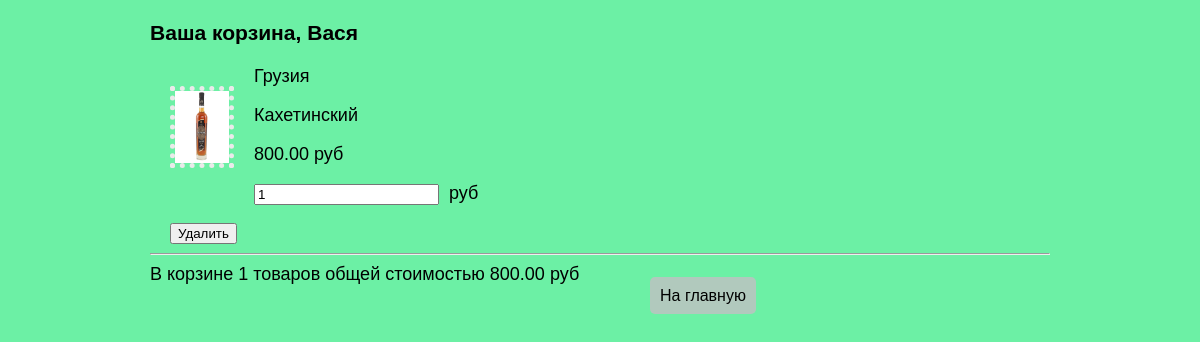
The app's page /basket/ (signed in) with its own data.
### authapp/models.py (models this page shows)
class ShopUser(AbstractUser):
    avatar = models.ImageField(upload_to='users_avatars', blank=True)
    age = models.PositiveIntegerField(verbose_name='возраст')
    is_active = models.BooleanField(verbose_name='действительный', default=True)

### basket/models.py (models this page shows, shortened)
class Basket(models.Model):
    user = models.ForeignKey(settings.AUTH_USER_MODEL, on_delete=models.CASCADE, related_name="basket")
    product = models.ForeignKey(Product, on_delete=models.CASCADE)
    quantity = models.PositiveIntegerField(verbose_name='количество', default=0)
    add_datetime = models.DateTimeField(verbose_name='время добавления', auto_now_add=True)
    def _get_product_cost(self):
        return self.product.cost * self.quantity
    product_cost = property(_get_product_cost)
    def _get_total_quantity(self):
        _items = Basket.objects.filter(user=self.user)
        _totalquantity = sum(list(map(lambda x: x.quantity, _items)))
        return _totalquantity
    total_quantity = property(_get_total_quantity)
    def _get_total_cost(self):
        _items = Basket.objects.filter(user=self.user)
        _totalcost = sum(list(map(lambda x: x.product_cost, _items)))
        return _totalcost
    total_cost = property(_get_total_cost)

### mainapp/models.py (models this page shows, shortened)
class Product(models.Model):
    country = models.ForeignKey(Country, on_delete=models.CASCADE, verbose_name='страна изготовления')
    caption = models.CharField(verbose_name='название продукта', max_length=128, unique=True)
    quality = models.TextField(verbose_name='признаки продукта', blank=True)
    preference = models.TextField(verbose_name='применение продукта', blank=True)
    image_src = models.ImageField(upload_to='products_images', blank=True)
    producer = models.CharField(verbose_name='организация - изготовитель продукта', max_length=60, blank=True)
    brand = models.CharField(verbose_name='фирменный знак продукта', max_length=60, blank=True)
    alco = models.CharField(verbose_name='крепкость продукта', max_length=60, blank=True)
    vol = models.CharField(verbose_name='объем продукта', max_length=5, blank=True)
    class_c = models.CharField(verbose_name='класс продукта', max_length=10, blank=True)
    age = models.IntegerField(verbose_name='возраст продукта', null=True)
    cost = models.DecimalField(verbose_name='цена продукта', max_digits=8, decimal_places=2, default=0)
    quantity = models.PositiveIntegerField(verbose_name='количество на складе', default=0)
    comment = models.TextField(verbose_name='описание продукта', blank=True)
    is_active = models.BooleanField(verbose_name='действительный', default=True)

class Country(models.Model):
    name = models.CharField(verbose_name='страна изготовления', max_length=64, unique=True)
    is_active = models.BooleanField(verbose_name='действительная', default=True)
    def __str__(self):
        return self.name

### basket/views.py (the view)
# urls.py: url(r'^add/(?P<pk>\d+)/$', basket.basket_add, name='add'),
@login_required
def basket(request):
    print(request.user)
    basket_items = Basket.objects.filter(user=request.user).order_by('product__country')
    content = {'basket_items': basket_items}
    return render(request, 'basket/basket.html', content)

### basket/templates/basket/basket.html
{% extends 'basket/base.html' %}
{% load staticfiles %}
{% block content %}
<div class="basket_list">
    {% include 'basket/includes/inc_basket_list.html' %}
</div>
<a class="btn_main" href="{% url 'main' %}"> На главную</a>
{% endblock %}

### basket/templates/basket/base.html (shortened to what this page needs)
<!DOCTYPE html>
{% load staticfiles %}
<html>
<head>
    <link href="{% static 'css/style.css'%}" rel="stylesheet">
</head>
<body>
<div class="basket_container">
    <h3>
        Ваша корзина, {% if user.first_name %}{{ user.first_name|title}}{% else %}Пользователь{% endif %}
    </h3>
    {% block content %}
    {% endblock %}
</div>
</body>
</html>

### basket/templates/basket/includes/inc_basket_list.html (shortened to what this page needs)
{% for item in basket_items %}
<div class="basket_record">
    <p class="small_img">
        <img alt="{{ item.product.caption }}" class="img_g" src="/media/{{ item.product.image_src }}">
    <p>
        {{ item.product.country }}
    <p>
        {{ item.product.caption }}
    <p/>
    {{ item.product.cost }}&nbspруб
    <p>
        <input min="0" name="{{ item.pk }}" type="number" value="{{ item.quantity }}">
        {{ item.cost }}&nbspруб
    </p>
    <button class="btn_good" name="{{ item.pk }}" type="submit">
        <a class="" href="{% url 'basket:delete' item.pk %}">Удалить </a>
    </button>
    <hr>
</div>
{% endfor %}
{% if basket_items %}
<div class="basket_summary">
    В корзине {{ basket_items.0.total_quantity }} товаров общей стоимостью
    {{ basket_items.0.total_cost }} руб
</div>
{% endif %}

### static/css/style.css (style rules this page uses)
body { background-color: #6cf0a5; font: 18px Arial, serif; }
.img_g { width: 54px; height: 72px; border: 5px dotted #eaeaea; display: block; float: left; margin: 20px; }
.btn_good { display: block; clear: both; margin-left: 20px; }
.btn_good a { text-decoration: none; color: black; }
.btn_main { font: 16px Arial, serif; text-decoration: none; margin-left: 500px; background: #B1C9BD; color: black; padding: 10px; border-radius: 5px; }
.basket_container { margin: 10px 100px; }
.myadmin_container,.basket_container { width: 900px; margin: 0 auto; }

### records on screen
ShopUser: first_name "Вася"
Basket: product.image_src (picture), product.country "Грузия", product.caption "Кахетинский", product.cost "800.00", quantity "1", user+quantity "1", user+product+quantity "800.00"
